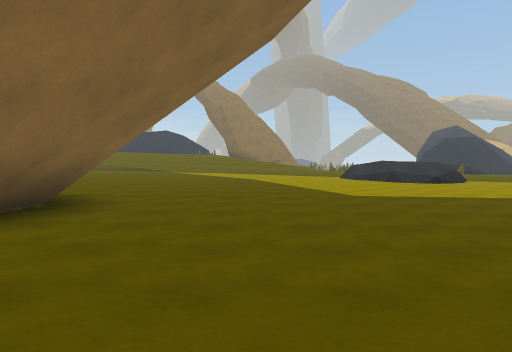
[1] (above)

23 first-person views from a walk through a Unity game level. The camera is 1.5 m above the floor, tilts 2° down and sees 70° across. The floor is counted in squares, 2 m on a side. Each view is taken from the middle of a square. On the plan, view 1 faces up. The plan holds only what a view shows up to about 11 squares ahead; the rest is blank. The place goes on beyond the plan. The player is left out.

[2]
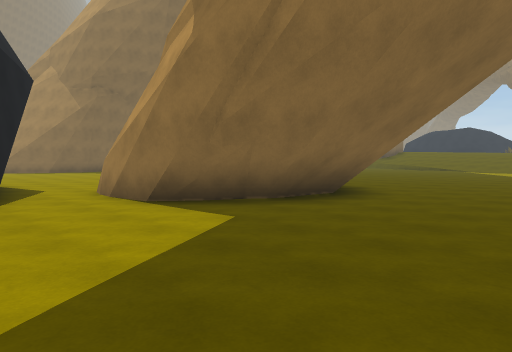

[3]
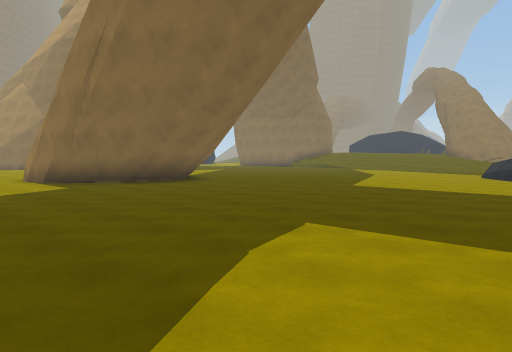

[4]
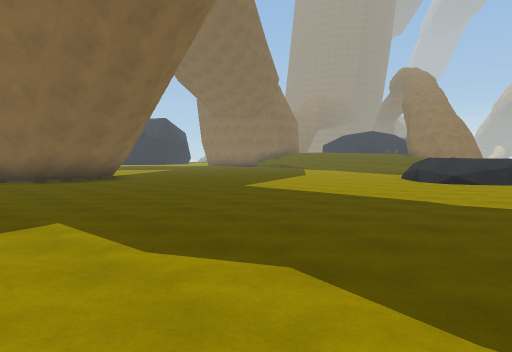

[5]
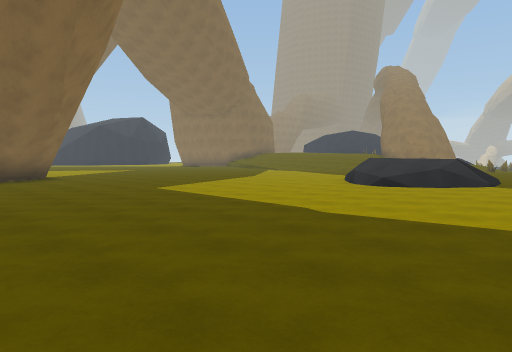

[6]
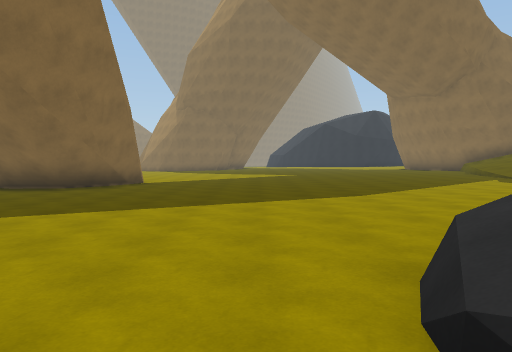

[7]
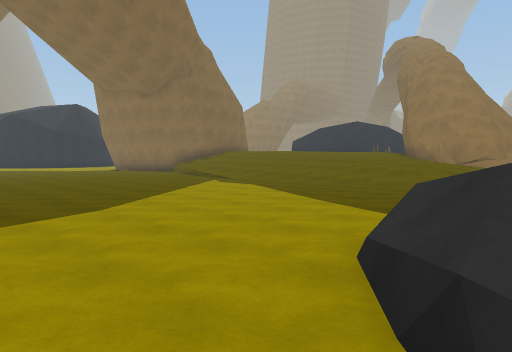

[8]
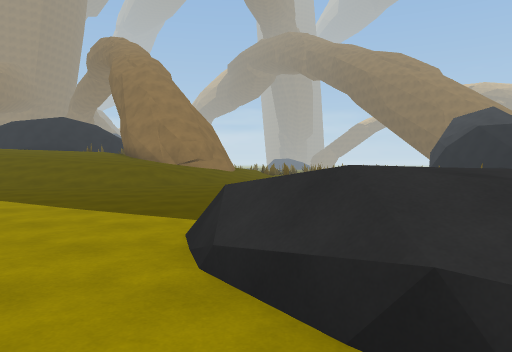

[9]
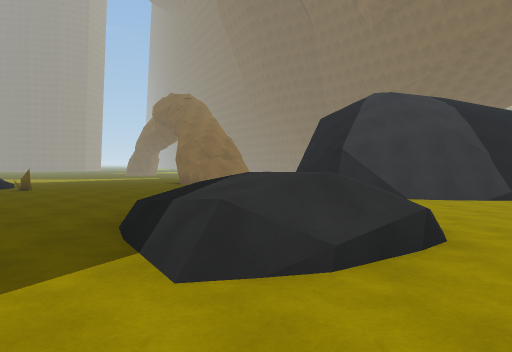

[10]
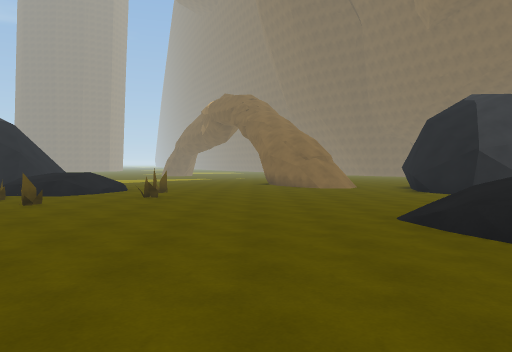

[11]
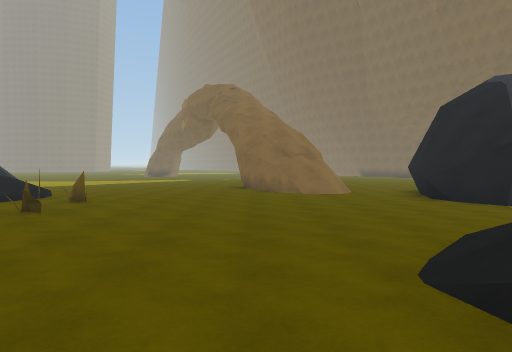

[12]
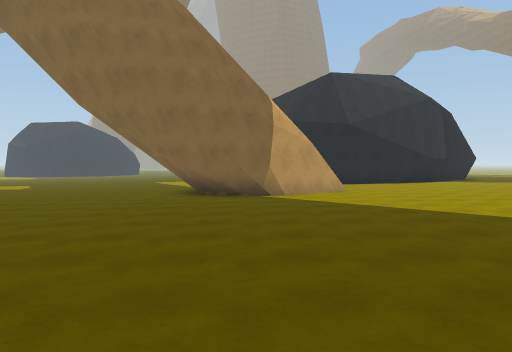

[13]
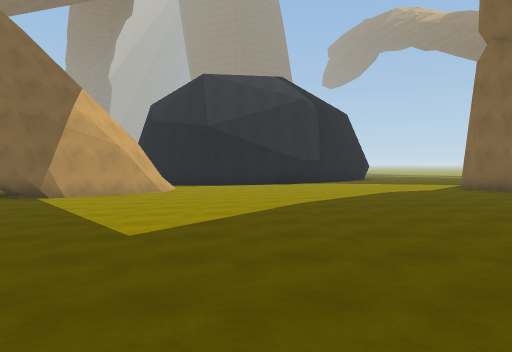

[14]
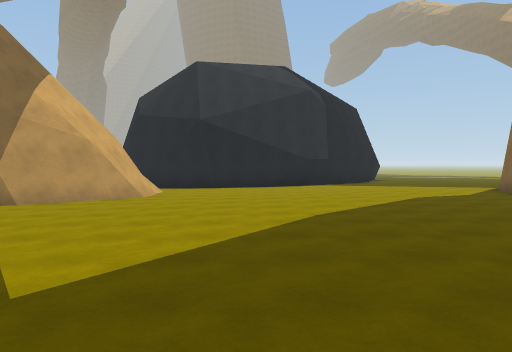

[15]
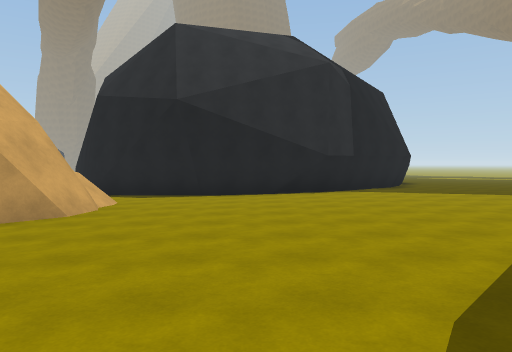

[16]
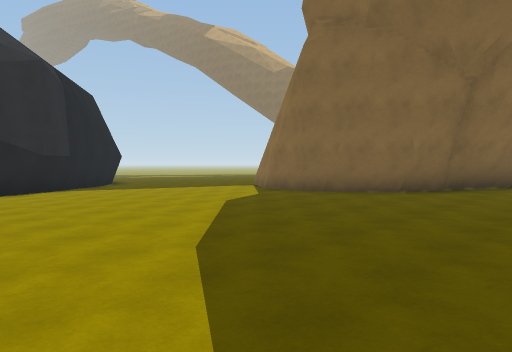

[17]
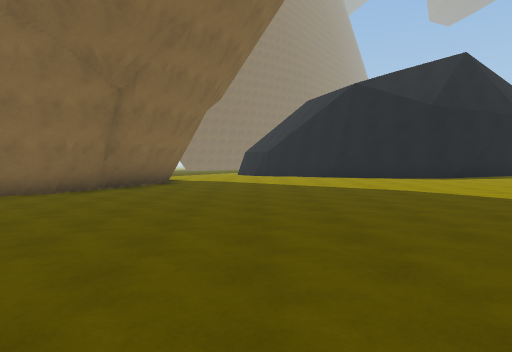

[18]
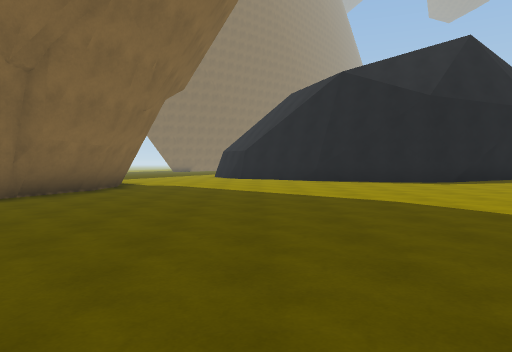

[19]
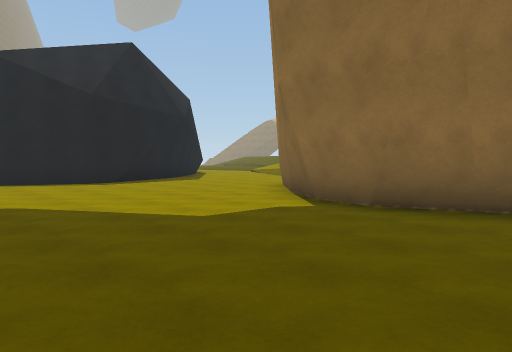

[20]
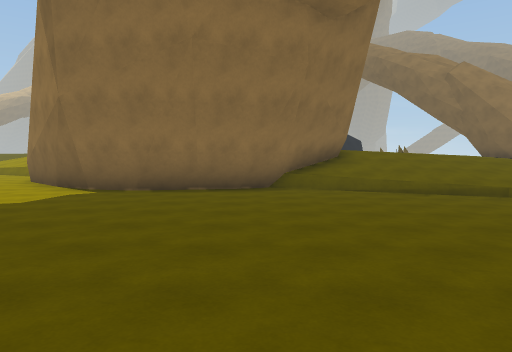

[21]
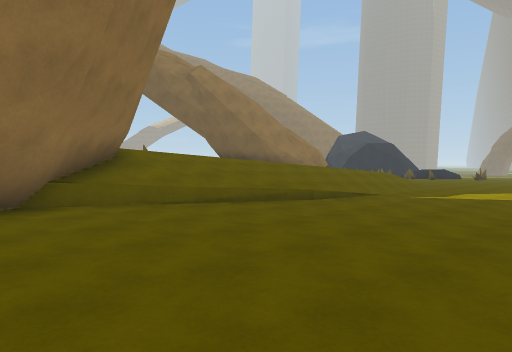

[22]
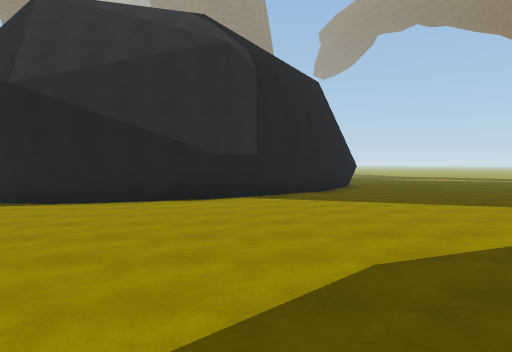

[23]
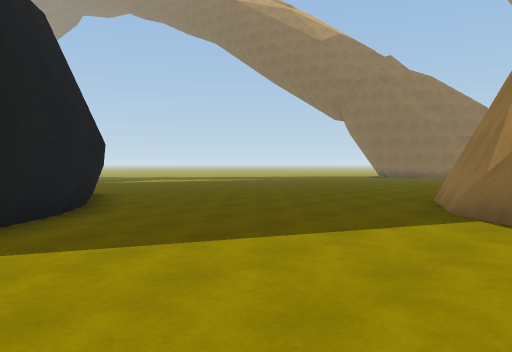

### Floor plan
Key: @ floor where view 1 was taken; # wall or solid block; . main floor; : floor 0.25 m higher than the main floor; - floor 0.25 m lower than the main floor; + floor 0.5 m higher than the main floor; _ floor 0.5 m lower than the main floor; < floor 0.75 m lower than the main floor; * floor 1 m higher than the main floor; / step, stairs or slope; = window, fence, low wall or low ledge.
Columns run from 24 left of view 1 to 15 right of it. Each row starts with its distance up from view 1.
 23               #/////     //     .--=///_
 22  # +++##    ###/////////////  ..=.----__
 21  #+++++##  ##://///////////. .....=-#--_
 20  #++++++####::::=/////////........-----_
 19  #++++++:::::::::................-------
 18 ##+++++:::::::::................--------
 17 #+++++:::::::::................--------_
 16  ++++:::::::::...............-/-------_=
 15  +++:::::::::...............=///-----__/
 14  +:::::::::................-//*/----___/
 13  :::::::::................--=///---_____
 12  ::::::::................----==/-  _####
 11  :::::::...............---------__ ##
 10  ###::................---------___/#
  9    ###...............---------____##
  8      #..............---------_____##
  7      ##...........####-----________#
  6       #..........##  #----_________
  5       #.........##   #---__________
  4       .........-##  ##--___________
  3     ##........--/   ##-___________<
  2    ##.......-----/###___________<<
  1  ..........---##----___________<<<
  0 ..........-########_____@_____<<
 -1 .........###          ____  _<<<
 -2  .......##

Positions as (right, up) in squares from view 1, and headings:
1: (0, 0), facing up
2: (1, -1), facing up-left
3: (7, -1), facing up-left
4: (9, 1), facing up-left
5: (10, 3), facing up-left
6: (7, 11), facing left
7: (5, 11), facing up-left
8: (4, 11), facing up
9: (1, 14), facing right
10: (1, 18), facing right
11: (4, 17), facing right
12: (-5, 17), facing down
13: (-11, 17), facing down
14: (-11, 15), facing down
15: (-11, 11), facing down
16: (-10, 12), facing down-left
17: (-10, 13), facing left
18: (-12, 14), facing left
19: (-12, 15), facing up-left
20: (-12, 12), facing up
21: (-13, 15), facing up-right
22: (-14, 9), facing down
23: (-14, 4), facing down-left
